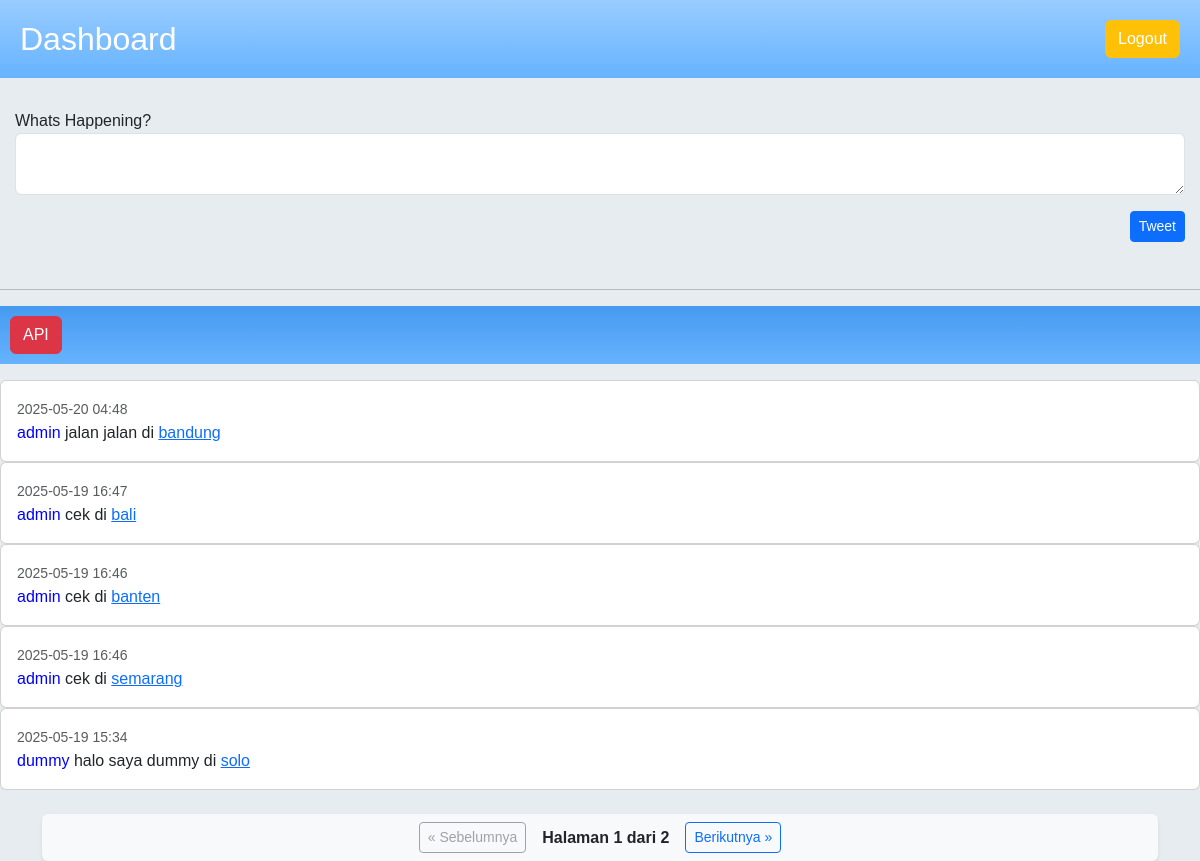
Page /dashboard (signed in) on the earlier database version.
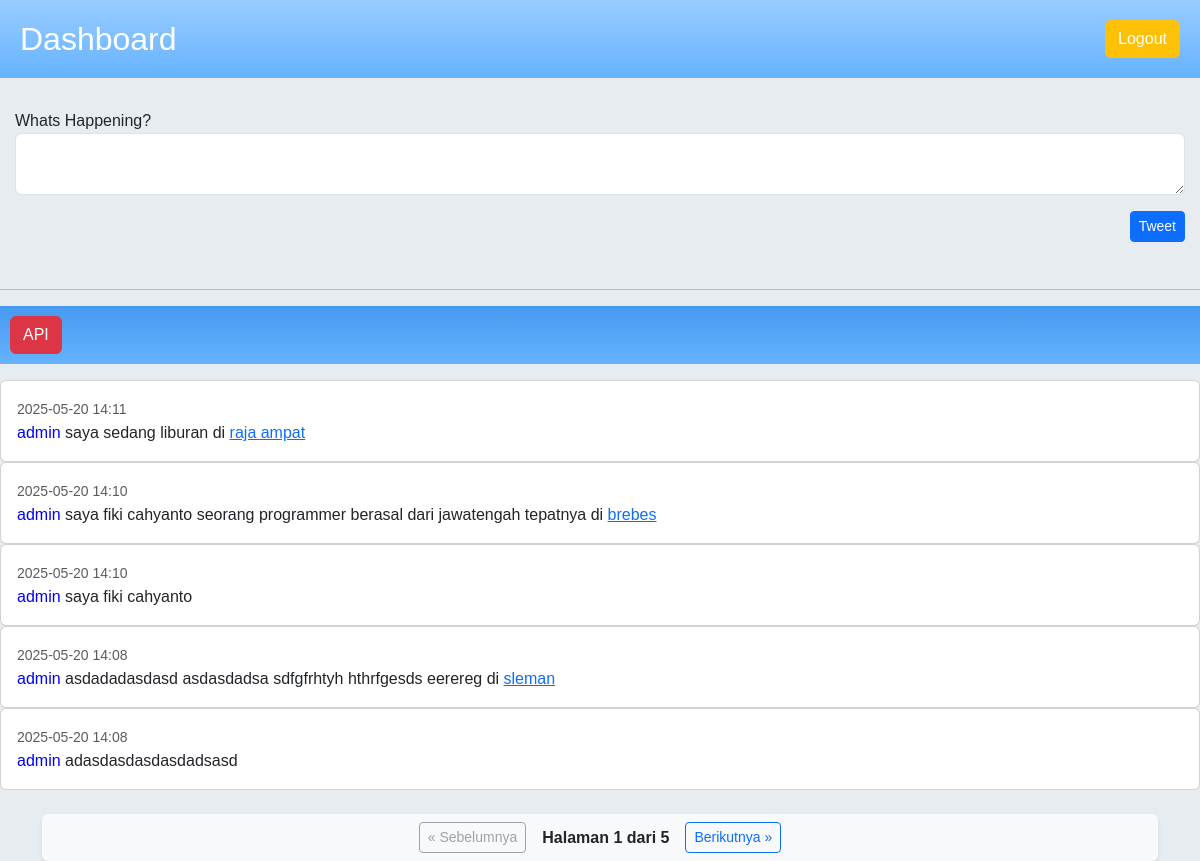
Same page on the later database version.
### dashboard/models.py (models this page shows, shortened)
class Post(models.Model):
    user = models.ForeignKey(User, on_delete=models.CASCADE)
    message = models.CharField(max_length=140)
    location = models.CharField(max_length=255)
    latitude = models.FloatField(null=True, blank=True)
    longitude = models.FloatField(null=True, blank=True)
    created_at = models.DateTimeField(auto_now_add=True)

### dashboard/views.py (the view)
# urls.py: path('', views.dashboard_view, name='dashboard'),
@login_required
def dashboard_view(request):
    posts = Post.objects.all().order_by('-created_at')
    paginator = Paginator(posts, 5)
    page = request.GET.get('page')
    posts = paginator.get_page(page)
    if request.method == 'POST':
        form = PostForm(request.POST)
        if form.is_valid():
            post = form.save(commit=False)
            post.user = request.user
            post.save()
            return redirect('dashboard:dashboard')
    else:
        form = PostForm()
    return render(request, 'dashboard_app/dashboard.html', {'posts': posts, 'form': form})

### dashboard/forms.py
class PostForm(forms.ModelForm):
    class Meta:
        model = Post
        fields = ['message', 'latitude', 'longitude']
        labels = {
            'message': 'Whats Happening?',
        }
        widgets = {
            'message': forms.Textarea(attrs={'rows': 2,'class':'form-control'}),
            'latitude': forms.HiddenInput(attrs={'id': 'id_latitude'}),
            'longitude': forms.HiddenInput(attrs={'id': 'id_longitude'}),
        }

### dashboard/templatetags/post_tags.py (called while the page is built)
@register.filter
def linkify_location(message, post_id):
    match = re.search(r'\bdi\s+([A-Za-z\s]+)', message)
    if match:
        location = match.group(1).strip()
        link = f'<a href="/peta/{post_id}/">{location}</a>'
        new_message = message.replace(location, link)
        return mark_safe(new_message)
    return message

### templates/dashboard_app/dashboard.html (shortened to what this page needs)
{% load post_tags %}
{% load static %}
<!DOCTYPE html>
<html>
<head>
  <link rel="stylesheet" href="{% static 'bootstrap/css/bootstrap.min.css' %}">
</head>
<body>
{% block content %}
<div class="twitter-header d-flex justify-content-between align-items-center mb-3">
  <h2 class="mb-0"><a href="dashboard">Dashboard</a></h2>
  <a href="/logout/" class="btn btn-warning">Logout</a>
</div>
<div class="post mb-3">
  <form method="post">
    {{ form.as_p }}
      <div class="text-end">
        <button type="submit" class="btn btn-primary btn-sm mb-3">Tweet</button>
      </div>
  </form>
</div>
<hr>
<div class="twitter-menu d-flex justify-content-between mb-3"><a href="/api/" class="btn btn-danger">API</a></div>
{% for post in posts %}
  <div class="card">
    <div class="card-body">
      <small class="text-muted">{{ post.created_at|date:"Y-m-d H:i" }}</small>
      <p class="card-text"> <span style="color: blue;">{{ post.user.username }} </span> {{ post.message|linkify_location:post.id }}</p>
    </div>
  </div>
{% empty %}
  <p>Tidak ada postingan.</p>
{% endfor %}
<div class="container mt-4">
  <div class="d-flex justify-content-center align-items-center flex-wrap gap-3 py-2 px-3 bg-light rounded shadow-sm">
    {% if posts.has_previous %}
      <a href="?page={{ posts.previous_page_number }}" class="btn btn-outline-primary btn-sm">
        &laquo; Sebelumnya
      </a>
    {% else %}
      <button class="btn btn-outline-secondary btn-sm" disabled>&laquo; Sebelumnya</button>
    {% endif %}
    <span class="fw-semibold text-dark">
      Halaman <strong>{{ posts.number }}</strong> dari <strong>{{ posts.paginator.num_pages }}</strong>
    </span>
    {% if posts.has_next %}
      <a href="?page={{ posts.next_page_number }}" class="btn btn-outline-primary btn-sm">
        Berikutnya &raquo;
      </a>
    {% else %}
      <button class="btn btn-outline-secondary btn-sm" disabled>Berikutnya &raquo;</button>
    {% endif %}
  </div>
</div>
{% endblock %}
</body>
</html>

Differences in the rows shown:
no longer on this page (row unchanged): Post: created_at "2025-05-20 04:48", user.username "admin", message|linkify_location "jalan jalan di bandung"
no longer on this page (row unchanged): Post: created_at "2025-05-19 16:47", user.username "admin", message|linkify_location "cek di bali"
no longer on this page (row unchanged): Post: created_at "2025-05-19 16:46", user.username "admin", message|linkify_location "cek di banten"
no longer on this page (row unchanged): Post: created_at "2025-05-19 16:46", user.username "admin", message|linkify_location "cek di semarang"
no longer on this page (row unchanged): Post: created_at "2025-05-19 15:34", user.username "dummy", message|linkify_location "halo saya dummy di solo"
added Post: created_at "2025-05-20 14:11", user.username "admin", message|linkify_location "saya sedang liburan di raja ampat"
added Post: created_at "2025-05-20 14:10", user.username "admin", message|linkify_location "saya fiki cahyanto seorang programmer berasal dari jawatengah tepatnya di brebes"
added Post: created_at "2025-05-20 14:10", user.username "admin", message|linkify_location "saya fiki cahyanto"
added Post: created_at "2025-05-20 14:08", user.username "admin", message|linkify_location "asdadadasdasd asdasdadsa sdfgfrhtyh hthrfgesds eerereg di sleman"
added Post: created_at "2025-05-20 14:08", user.username "admin", message|linkify_location "adasdasdasdasdadsasd"
Other differences:
{{ posts.paginator.num_pages }}: "2" → "5"
